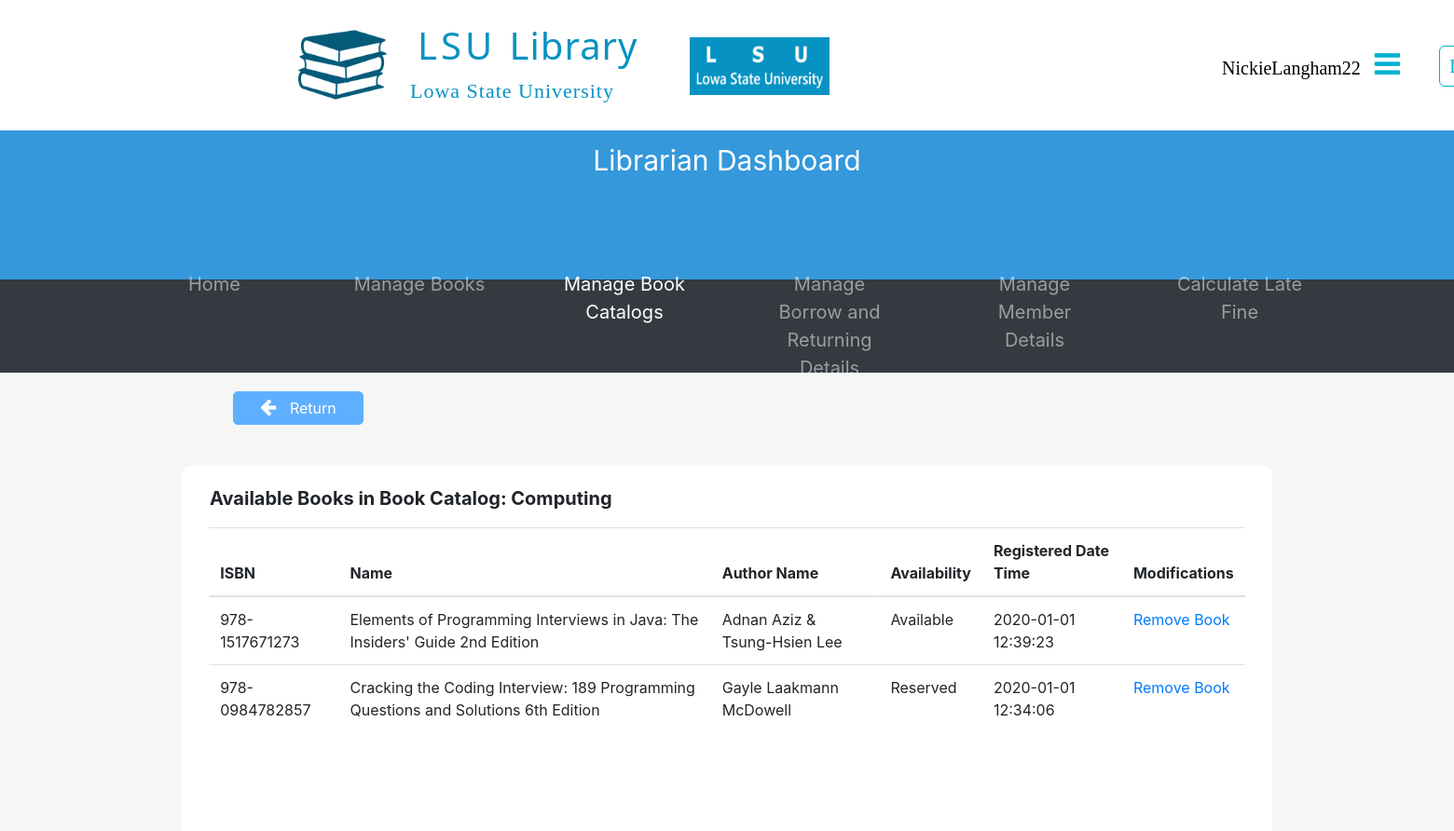
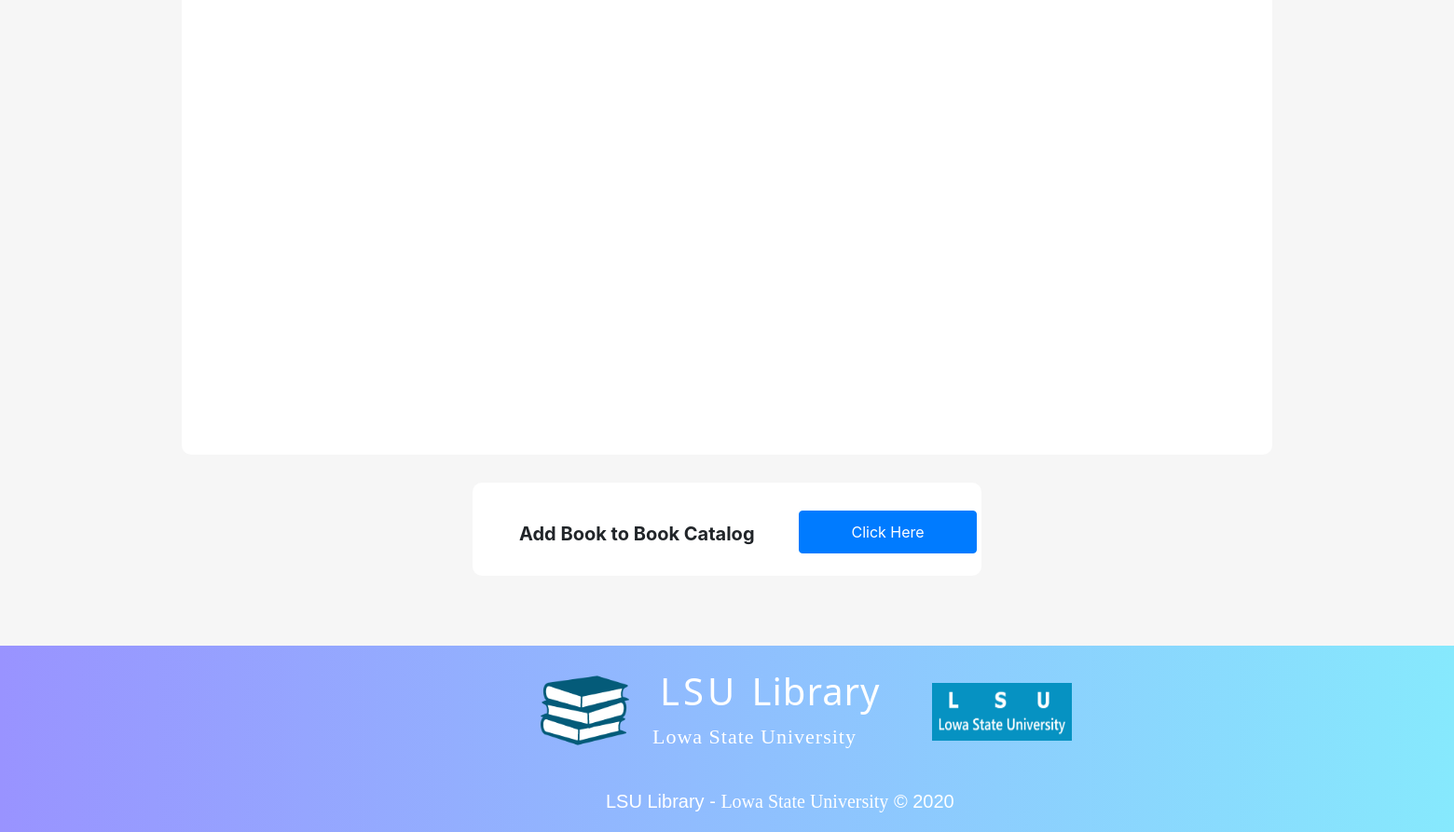
/librarianDashboard/2.manageBookCatalog/viewBooks.php?id=22450001 (signed in), run on the app's committed database (2 pictures, top to bottom).
### tables this page shows
CREATE TABLE BookCatalog(
  CatalogID INT(8) AUTO_INCREMENT,
  Name VARCHAR(40) NOT NULL,
  NoOfBooks INT DEFAULT '0',
  CreatedDateTime DATETIME DEFAULT CURRENT_TIMESTAMP,
  PRIMARY KEY (CatalogID)
);

CREATE TABLE Book(
  ISBN VARCHAR(17) NOT NULL,
  Name VARCHAR(200) NOT NULL,
  bcCategoryID INT(8) NOT NULL,
  baAvailabilityID INT(8) NOT NULL,
  ReserveDateTime DATETIME,
  uUserID_ReservedBy INT(8),
  RegisteredDateTime DATETIME DEFAULT CURRENT_TIMESTAMP,
  PRIMARY KEY (ISBN),
  FOREIGN KEY (bcCategoryID) REFERENCES BookCategory (CategoryID),
  FOREIGN KEY (baAvailabilityID) REFERENCES BookAvailability (AvailabilityID),
  FOREIGN KEY (uUserID_ReservedBy) REFERENCES User (UserID)
);

CREATE TABLE BookAvailability(
  AvailabilityID INT(8) AUTO_INCREMENT,
  Availability VARCHAR(15) NOT NULL,
  PRIMARY KEY (AvailabilityID)
);

CREATE TABLE BookAuthor(
  bISBN VARCHAR(17) NOT NULL,
  Author VARCHAR(50) NOT NULL,
  PRIMARY KEY (bISBN, Author),
  FOREIGN KEY (bISBN) REFERENCES Book (ISBN)
);

### librarianDashboard/2.manageBookCatalog/viewBooks.php (the view, shortened to what this page needs)
<?php
  include_once("../../LSULibraryDBConnection.php");
  $bookCatalogID = $_GET['id'];
      ?> <script>
<!DOCTYPE html>
<html>
  <head>
    <link rel="stylesheet" href="../../assets/css/defaultLayout.css">
    <link rel="stylesheet" href="https://cdnjs.cloudflare.com/ajax/libs/font-awesome/4.7.0/css/font-awesome.min.css">
    <link rel="stylesheet" href="../../assets/bootstrap/css/bootstrap.min.css">
  </head>
  <body>
        <div style="height: 140px; width: 100%;">
              <div id="logoSection">
		<a href="../librarianDashboard.php">
                  <img src="../../assets/Images/LSULibraryLogo.png" alt="LSU Library Logo" id="lsuLibraryLogoIcon">
                </a>
                <h1 id="mainTitle"> LSU <span id="mainTitleSpan">Library</span> </h1>
                <p id="mainTitleSub">Lowa State University</p>
                <img src="../../assets/Images/LSUUniversityLogo.png" alt="LSU Logo" id="lsuLogoIcon">
              </div>
              <table id="navSection">
                <tr>
                  <td class="navItem" id="navItem1">
                    <a href="" data-toggle="popover" data-trigger="hover" data-placement="bottom" title="Options"
                    data-content="View Account Details" style="color: black;">
                      <?php echo $_SESSION['username']; ?> &nbsp
                      <i class="fa fa-bars" style="font-size: 32px;
                                                  color: #00B1D2FF;"></i> &nbsp
                    </a>
                  </td>
                  <td class="navItem" id="navItem2">
                    <a href="../../logout.php">Logout</a>
                  </td>
                </tr>
              </table>
        </div>
            <div style="background-color: #3498DB;
                        width: 100%;
                        height: 160px;">
              <p style="font-size: 30px;
                        color: white;
                        text-align: center;
                        padding-top: 10px;">Librarian Dashboard</p>
              <div style="position: absolute;
                          left: 50%;
                          transform: translate(-50%,-0%);">
              </div>
            </div>
            <nav class="navbar navbar-expand-sm bg-dark navbar-dark" style="height: 100px;">
              <ul class="navbar-nav" style="text-align: center;
                                            position: absolute;
                                            left: 50%;
                                            transform: translate(-50%,-0%);
                                            font-size: 20px;">
                <li class="nav-item">
                  <a class="nav-link" href="../librarianDashboard.php">Home</a>
                </li>
                <li class="nav-item">
                  <a class="nav-link" href="../1.manageBooks/manageBooks.php">Manage Books</a>
                </li>
                <li class="nav-item active">
                  <a class="nav-link" href="manageBookCatalog.php">Manage Book Catalogs</a>
                </li>
                <li class="nav-item">
                  <a class="nav-link" href="#">Manage Borrow and Returning Details</a>
                </li>
                <li class="nav-item">
                  <a class="nav-link" href="#">Manage Member Details</a>
                </li>
                <li class="nav-item">
                  <a class="nav-link" href="#">Calculate Late Fine</a>
                </li>
              </ul>
            </nav>
          <div style="width: 100%;
                      height: 1185px;
                      background-color: #F6F6F6;">
            <button type="button" name="return" style="color: #FFFFFF;
                                                      background-color: #5EAFFF;
                                                      border: 1px solid #5EAFFF;
                                                      padding: 5px;
                                                      border-radius: 5px;
                                                      width: 140px;
                                                      position: absolute;
                                                      top: 420px;
                                                      left: 250px;" onClick="window.location.href = 'manageBookCatalog.php';">
              <i class="fa fa-arrow-left" style="font-size: 20px;
                                                margin-right: 10px;"></i>
              Return
            </button>
            <div style="width: 75%;
                        height: 880px;
                        background-color: #FFFFFF;
                        border-radius: 10px;
                        position: relative;
                        left: 50%;
                        transform: translateX(-50%);
                        top: 100px;">
                <?php
                  $bookCatalogNameSQL = "SELECT Name FROM BookCatalog WHERE CatalogID = '$bookCatalogID';";
                  $bookCatalogNameResult = mysqli_query($databaseConn, $bookCatalogNameSQL);
                  $bookCatalogName = "";
                  while($bookCatalogNameRow = mysqli_fetch_array($bookCatalogNameResult)){
                    $bookCatalogName = $bookCatalogNameRow["Name"];
                  }
                ?>
              <p style="font-size: 20px;
                        padding-left: 30px;
                        padding-top: 20px;"><b>Available Books in Book Catalog: <?php echo $bookCatalogName; ?></b></p>
              <div style="width: 95%;
                          height: 790px;
                          background-color: white;
                          position: absolute;
                          left: 50%;
                          transform: translateX(-50%);
                          overflow-y: scroll;">
                <?php
                  $bookDetailsSQL = "SELECT b.ISBN, b.Name, ba.Availability, b.RegisteredDateTime FROM Book b
                                    INNER JOIN BookAvailability ba ON ba.AvailabilityID = b.baAvailabilityID
                                    INNER JOIN BookCatalogHasBook bchb ON bchb.bISBN = b.ISBN
                                    INNER JOIN BookCatalog bc ON bc.CatalogID = bchb.bcCatalogID
                                    WHERE bchb.bcCatalogID = '$bookCatalogID'
                                    ORDER BY RegisteredDateTime DESC;";
                  $bookDetailsResult = mysqli_query($databaseConn, $bookDetailsSQL);
                ?>
                <table class="table table-hover fixed_header" style="border-radius: 10px;">
                  <thead>
                    <tr>
                      <th> ISBN </th>
                      <th> Name </th>
                      <th> Author Name </th>
                      <th> Availability </th>
                      <th> Registered Date Time </th>
                      <th> Modifications </th>
                    </tr>
                  </thead>
                  <tbody>
                      <?php
                        while($bookDetailsRow = mysqli_fetch_array($bookDetailsResult)){
                          $ISBN = $bookDetailsRow["ISBN"];
                      ?>
                    <tr>
                      <td title="ISBN"><?php echo $ISBN ?></td>
                      <td title="Book Name"><?php echo $bookDetailsRow["Name"]; ?></td>
                        <?php
                          $bookAuthorSQL = "SELECT Author FROM BookAuthor WHERE bISBN = '$ISBN';";
                          $bookAuthorResult = mysqli_query($databaseConn, $bookAuthorSQL);
                          $bookAuthorRowCount = mysqli_num_rows($bookAuthorResult);
                          if($bookAuthorRowCount == 1){
                            while($bookAuthorRow = mysqli_fetch_array($bookAuthorResult)){
                              ?><td  title="Book Author"><?php echo $bookAuthorRow["Author"]; ?></td><?php
                            }
                          }
                          else if($bookAuthorRowCount == 2){
                            $bookAuthor = [];
                            while($bookAuthorRow = mysqli_fetch_array($bookAuthorResult)){
                              $bookAuthor[] = $bookAuthorRow["Author"];
                            }
                            ?><td  title="Book Author"><?php echo $bookAuthor[0]." & ".$bookAuthor[1]; ?></td><?php
                          }
                        ?>
                      <td title="Availability"><?php echo $bookDetailsRow["Availability"]; ?></td>
                      <td title="Registered Date Time"><?php echo $bookDetailsRow["RegisteredDateTime"]; ?></td>
                      <td>
						            <a href="removeBook.php?id=<?php echo $bookCatalogID; ?>&isbn=<?php echo $ISBN ?>"
                          onClick="return confirm('This book will be removed from this catalog.\nAre you such you want to continue?')">
                          Remove Book
                        </a>
                      </td>
                    </tr>
                      <?php } ?>
                  </tbody>
                </table>
              </div>
            </div>
            <div style="width: 35%;
                        height: 100px;
                        background-color: #FFFFFF;
                        border-radius: 10px;
                        position: relative;
                        left: 50%;
                        transform: translateX(-50%);
                        top: 130px;">
              <p style="font-size: 20px;
                        padding-left: 50px;
                        padding-top: 40px;"><b>Add Book to Book Catalog</b></p>
              <button type="button" class="btn btn-primary" data-toggle="modal" data-target="#addBookModal"
               style="padding: 10px;
                      width: 35%;
                      position: absolute;
                      left: 350px;
                      top: 30px;">
                Click Here
              </button>
            </div>
          </div>
          <div id="footer">
            <div id="footerLogoSection">
              <img src="../../assets/images/LSULibraryLogo.png" alt="LSU Library Logo" id="lsuLibraryLogoIcon">
              <h1 id="mainTitle"> LSU <span id="mainTitleSpan">Library</span> </h1>
              <p id="mainTitleSub">Lowa State University</p>
              <img src="../../assets/images/LSUUniversityLogo.png" alt="LSU Logo" id="lsuLogoIcon">
            </div>
            <p id="footerText1Main">LSU Library - <span id="footerText1Sub">Lowa State University</span> &copy; 2020</p>
          </div>
  </body>
</html>

### assets/css/defaultLayout.css (style rules this page uses)
* { margin: 0; }
#lsuLibraryLogoIcon { height: 95px; width: 95px; position: relative; top: 122px; left: -120px; }
#logoSection { position: relative; top: -100px; left: 440px; }
#mainTitle { color: #0692c2; letter-spacing: 4px; font-family: 'Noto Sans', sans-serif; font-size: 40px; padding-top: 30px; padding-left: 8px; }
#mainTitleSpan { letter-spacing: 1px; }
#mainTitleSub { font-size: 22px; font-family: verdana; color: #0692c2; letter-spacing: 1px; }
#lsuLogoIcon { height: 62px; width: 150px; position: relative; top: -90px; left: 300px; }
#navSection { position: relative; top: -240px; left: 1280px; }
.navItem { padding-left: 20px; }
.navItem a { font-size: 25px; text-decoration: none; color: #00B1D2FF; font-family: verdana; font-size: 20px; border-style: solid; border-width: thin; border-radius: 6px; padding: 10px; }
#navItem1 a { border-color: white; transition-duration: 0.4s; }
#navItem2 a { transition-duration: 0.4s; }
#footer { background-image: linear-gradient(to right, #9993ff, #86e9fd); height: 200px; }
#footerLogoSection { position:relative; top: -100px; left: 700px; }
#footerLogoSection h1 { color: white; }
#footerLogoSection span { color: white; }
#footerLogoSection p { color: white; }
#footerText1Main { position: relative; top: -140px; left: 650px; font-family: sans-serif; font-size: 20px; color: white; }
#footerText1Sub { font-family: serif; font-size: 20px; color: white; }

### librarianDashboard/2.manageBookCatalog/viewBooks.php (style rules this page uses)
nav li { margin-left:30px; margin-right:30px; width: 160px; }

### data on the page
bookcatalog: Name "Computing"
book: ISBN "978-1517671273", Name "Elements of Programming Interviews in Java: The Insiders' Guide 2nd Edition", bookAuthor "Adnan Aziz", bookAuthor "Tsung-Hsien Lee", baAvailabilityID.Availability "Available", RegisteredDateTime "2020-01-01 12:39:23"
book: ISBN "978-0984782857", Name "Cracking the Coding Interview: 189 Programming Questions and Solutions 6th Edition", baAvailabilityID.Availability "Reserved", RegisteredDateTime "2020-01-01 12:34:06"
bookauthor: Author "Gayle Laakmann McDowell"

### other printed values
$_SESSION['username'] "NickieLangham22"
